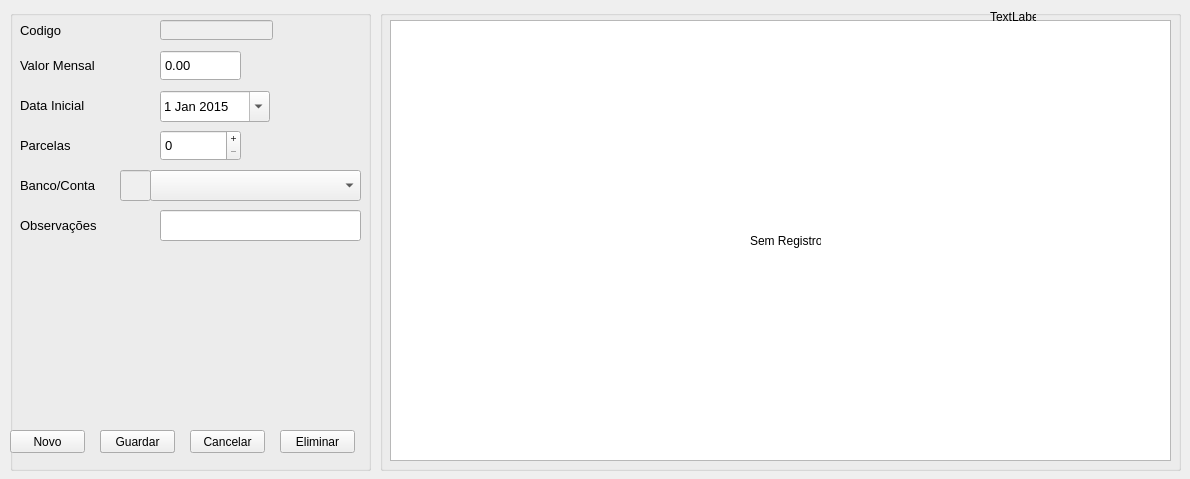
<?xml version="1.0" encoding="UTF-8"?>
<ui version="4.0">
 <class>frmemprestimo</class>
 <widget class="QWidget" name="frmemprestimo">
  <property name="geometry">
   <rect>
    <x>0</x>
    <y>0</y>
    <width>1190</width>
    <height>479</height>
   </rect>
  </property>
  <property name="windowTitle">
   <string>Registro de Emprestimos</string>
  </property>
  <widget class="QGroupBox" name="groupBox">
   <property name="geometry">
    <rect>
     <x>10</x>
     <y>10</y>
     <width>361</width>
     <height>461</height>
    </rect>
   </property>
   <property name="title">
    <string/>
   </property>
   <widget class="QLineEdit" name="txtobs">
    <property name="geometry">
     <rect>
      <x>150</x>
      <y>200</y>
      <width>201</width>
      <height>31</height>
     </rect>
    </property>
    <property name="font">
     <font>
      <pointsize>10</pointsize>
     </font>
    </property>
    <property name="maxLength">
     <number>30</number>
    </property>
   </widget>
   <widget class="QLabel" name="label">
    <property name="geometry">
     <rect>
      <x>10</x>
      <y>200</y>
      <width>121</width>
      <height>31</height>
     </rect>
    </property>
    <property name="font">
     <font>
      <pointsize>10</pointsize>
     </font>
    </property>
    <property name="text">
     <string>Observações</string>
    </property>
   </widget>
   <widget class="QLabel" name="label_2">
    <property name="geometry">
     <rect>
      <x>10</x>
      <y>40</y>
      <width>101</width>
      <height>31</height>
     </rect>
    </property>
    <property name="font">
     <font>
      <pointsize>10</pointsize>
     </font>
    </property>
    <property name="text">
     <string>Valor Mensal</string>
    </property>
   </widget>
   <widget class="QDateEdit" name="datedata">
    <property name="geometry">
     <rect>
      <x>150</x>
      <y>81</y>
      <width>110</width>
      <height>31</height>
     </rect>
    </property>
    <property name="font">
     <font>
      <pointsize>10</pointsize>
     </font>
    </property>
    <property name="date">
     <date>
      <year>2015</year>
      <month>1</month>
      <day>1</day>
     </date>
    </property>
    <property name="calendarPopup">
     <bool>true</bool>
    </property>
   </widget>
   <widget class="QLabel" name="label_3">
    <property name="geometry">
     <rect>
      <x>10</x>
      <y>80</y>
      <width>101</width>
      <height>31</height>
     </rect>
    </property>
    <property name="font">
     <font>
      <pointsize>10</pointsize>
     </font>
    </property>
    <property name="text">
     <string>Data Inicial</string>
    </property>
   </widget>
   <widget class="QPushButton" name="btnnovo">
    <property name="geometry">
     <rect>
      <x>0</x>
      <y>420</y>
      <width>75</width>
      <height>23</height>
     </rect>
    </property>
    <property name="text">
     <string>Novo</string>
    </property>
   </widget>
   <widget class="QPushButton" name="btneditar">
    <property name="geometry">
     <rect>
      <x>90</x>
      <y>420</y>
      <width>75</width>
      <height>23</height>
     </rect>
    </property>
    <property name="text">
     <string>Editar</string>
    </property>
   </widget>
   <widget class="QPushButton" name="btncancelar">
    <property name="geometry">
     <rect>
      <x>180</x>
      <y>420</y>
      <width>75</width>
      <height>23</height>
     </rect>
    </property>
    <property name="text">
     <string>Cancelar</string>
    </property>
   </widget>
   <widget class="QPushButton" name="btneliminar">
    <property name="geometry">
     <rect>
      <x>270</x>
      <y>420</y>
      <width>75</width>
      <height>23</height>
     </rect>
    </property>
    <property name="text">
     <string>Eliminar</string>
    </property>
   </widget>
   <widget class="QPushButton" name="btnguardar">
    <property name="geometry">
     <rect>
      <x>90</x>
      <y>420</y>
      <width>75</width>
      <height>23</height>
     </rect>
    </property>
    <property name="text">
     <string>Guardar</string>
    </property>
   </widget>
   <widget class="QLineEdit" name="txtcod">
    <property name="enabled">
     <bool>false</bool>
    </property>
    <property name="geometry">
     <rect>
      <x>150</x>
      <y>10</y>
      <width>113</width>
      <height>20</height>
     </rect>
    </property>
    <property name="font">
     <font>
      <pointsize>10</pointsize>
     </font>
    </property>
   </widget>
   <widget class="QComboBox" name="cboconta">
    <property name="geometry">
     <rect>
      <x>140</x>
      <y>160</y>
      <width>211</width>
      <height>31</height>
     </rect>
    </property>
    <property name="font">
     <font>
      <pointsize>10</pointsize>
     </font>
    </property>
   </widget>
   <widget class="QLabel" name="label_6">
    <property name="geometry">
     <rect>
      <x>10</x>
      <y>160</y>
      <width>81</width>
      <height>31</height>
     </rect>
    </property>
    <property name="font">
     <font>
      <pointsize>10</pointsize>
     </font>
    </property>
    <property name="text">
     <string>Banco/Conta</string>
    </property>
   </widget>
   <widget class="QLineEdit" name="txtcodconta">
    <property name="enabled">
     <bool>false</bool>
    </property>
    <property name="geometry">
     <rect>
      <x>110</x>
      <y>160</y>
      <width>31</width>
      <height>31</height>
     </rect>
    </property>
    <property name="font">
     <font>
      <pointsize>10</pointsize>
     </font>
    </property>
   </widget>
   <widget class="QDoubleSpinBox" name="txtvalor">
    <property name="geometry">
     <rect>
      <x>150</x>
      <y>40</y>
      <width>81</width>
      <height>31</height>
     </rect>
    </property>
    <property name="font">
     <font>
      <pointsize>10</pointsize>
     </font>
    </property>
    <property name="buttonSymbols">
     <enum>QAbstractSpinBox::NoButtons</enum>
    </property>
    <property name="maximum">
     <double>99999.990000000005239</double>
    </property>
   </widget>
   <widget class="QLabel" name="label_7">
    <property name="geometry">
     <rect>
      <x>10</x>
      <y>10</y>
      <width>46</width>
      <height>21</height>
     </rect>
    </property>
    <property name="font">
     <font>
      <pointsize>10</pointsize>
     </font>
    </property>
    <property name="text">
     <string>Codigo</string>
    </property>
   </widget>
   <widget class="QSpinBox" name="txtparcelas">
    <property name="geometry">
     <rect>
      <x>150</x>
      <y>120</y>
      <width>81</width>
      <height>31</height>
     </rect>
    </property>
    <property name="font">
     <font>
      <pointsize>10</pointsize>
     </font>
    </property>
    <property name="buttonSymbols">
     <enum>QAbstractSpinBox::PlusMinus</enum>
    </property>
   </widget>
   <widget class="QLabel" name="label_4">
    <property name="geometry">
     <rect>
      <x>10</x>
      <y>120</y>
      <width>101</width>
      <height>31</height>
     </rect>
    </property>
    <property name="font">
     <font>
      <pointsize>10</pointsize>
     </font>
    </property>
    <property name="text">
     <string>Parcelas</string>
    </property>
   </widget>
  </widget>
  <widget class="QGroupBox" name="groupBox_2">
   <property name="geometry">
    <rect>
     <x>380</x>
     <y>10</y>
     <width>801</width>
     <height>461</height>
    </rect>
   </property>
   <property name="title">
    <string/>
   </property>
   <widget class="QTableWidget" name="tabla">
    <property name="enabled">
     <bool>true</bool>
    </property>
    <property name="geometry">
     <rect>
      <x>10</x>
      <y>10</y>
      <width>781</width>
      <height>441</height>
     </rect>
    </property>
    <property name="editTriggers">
     <set>QAbstractItemView::NoEditTriggers</set>
    </property>
    <property name="selectionBehavior">
     <enum>QAbstractItemView::SelectRows</enum>
    </property>
    <attribute name="horizontalHeaderHighlightSections">
     <bool>false</bool>
    </attribute>
    <attribute name="verticalHeaderVisible">
     <bool>false</bool>
    </attribute>
    <attribute name="verticalHeaderHighlightSections">
     <bool>false</bool>
    </attribute>
   </widget>
   <widget class="QLabel" name="lblsinreg">
    <property name="geometry">
     <rect>
      <x>370</x>
      <y>220</y>
      <width>71</width>
      <height>21</height>
     </rect>
    </property>
    <property name="text">
     <string>Sem Registros</string>
    </property>
   </widget>
   <widget class="QLabel" name="lblindice">
    <property name="geometry">
     <rect>
      <x>610</x>
      <y>0</y>
      <width>46</width>
      <height>13</height>
     </rect>
    </property>
    <property name="text">
     <string>TextLabel</string>
    </property>
   </widget>
  </widget>
 </widget>
 <tabstops>
  <tabstop>btnnovo</tabstop>
  <tabstop>txtobs</tabstop>
  <tabstop>txtvalor</tabstop>
  <tabstop>datedata</tabstop>
  <tabstop>cboconta</tabstop>
  <tabstop>btnguardar</tabstop>
  <tabstop>btneditar</tabstop>
  <tabstop>btncancelar</tabstop>
  <tabstop>btneliminar</tabstop>
  <tabstop>txtcod</tabstop>
  <tabstop>txtcodconta</tabstop>
  <tabstop>tabla</tabstop>
 </tabstops>
 <resources/>
 <connections>
  <connection>
   <sender>tabla</sender>
   <signal>cellClicked(int,int)</signal>
   <receiver>lblindice</receiver>
   <slot>setNum(int)</slot>
   <hints>
    <hint type="sourcelabel">
     <x>708</x>
     <y>141</y>
    </hint>
    <hint type="destinationlabel">
     <x>819</x>
     <y>16</y>
    </hint>
   </hints>
  </connection>
 </connections>
</ui>
